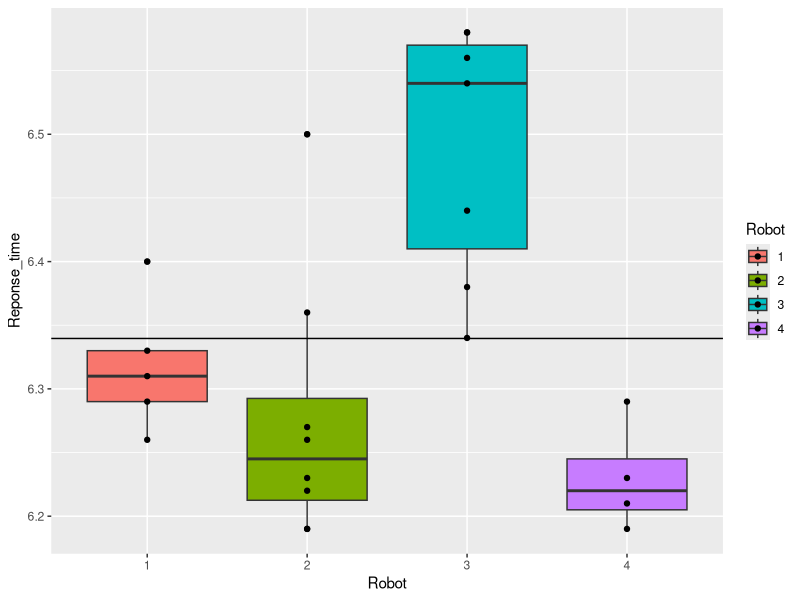
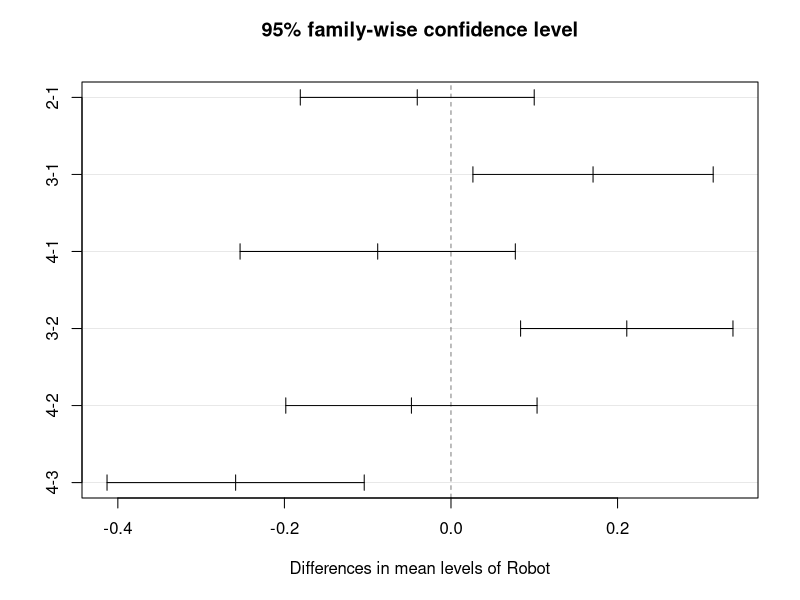

Here is the R script that generated these plots, in order:
## ---- chunk 1
library(tidyverse)

data <- data.frame(
  Robot = as.factor(c(rep(1,5), rep(2,8), rep(3,7), rep(4,4) )), 
  Reponse_time = c(6.33, 6.26, 6.31, 6.29, 6.40, 6.26,
                   6.36, 6.23, 6.27, 6.19, 6.50, 6.19,
                   6.22, 6.44, 6.38, 6.58, 6.54, 6.56,
                   6.34, 6.58, 6.29, 6.23, 6.19, 6.21 ) )

data

data %>%
	group_by(Robot) %>%
	summarise(
		count_poison = n())
## ---- chunk 2

# You can check the level of the robots with the
# following code. You should see three character
# values because we converted it to factor variable

levels(data$Robot)

data %>%
	group_by(Robot) %>%
	summarise(
		count_robots = n(),
		mean_time = mean(Reponse_time, na.rm = TRUE),
		sd_time = sd(Reponse_time, na.rm = TRUE)
	)
## ---- chunk 3
p <- ggplot(data, aes(x = Robot , y = Reponse_time, fill = Robot)) +
    geom_boxplot() +
    geom_point()

overall_mean <-  mean(data$Reponse_time)

p + geom_hline(yintercept = overall_mean)
  
## ---- chunk 4
# Run the ANOVA test 
anova_one_way <- aov(Reponse_time~Robot, data = data)

# Print the summary of the test
summary(anova_one_way)
## ---- chunk 5

comparison <- TukeyHSD(anova_one_way)

#There are print and plot methods for class "TukeyHSD"
print(comparison)
plot(comparison)
